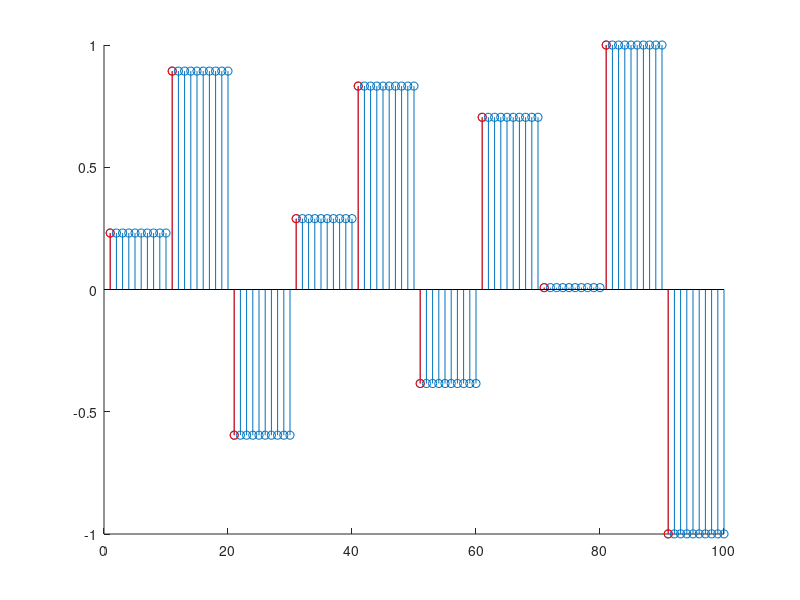

Here is the MATLAB script that generated this plot:
% code for the synchronisation engine for multiple samples per chip. The
% noise componenet has to be sorted out. Basically we need to determine if
% the way the noise component is calculated when there are multiple samples
% per chip present. This is important. The average power
figure;
clc;

clear;

initial_condition = 0.231;

SNR_dB = 8;
% 
samples = 10;
sequence_length = 10;
spreading_factor = 100;
% Pavg = 0.5;       % average power of a chaotic sequence.
% 
% bit_rate = 200; % 200 bits persecond;
% chip_rate = bit_rate * spreading_factor;
% sample_rate = chip_rate * samples;
% 
% fs = chip_rate * samples;
% 
% % Eb is the total energy of the signal divided by the number of bits:
% Etot = Pavg .* (sequence_length/fs);
% Eb = (Etot./sequence_length./spreading_factor);
% % and Ec is the total energy of the signal divided by the number of chips
% Ec = Etot./(sequence_length);
% SNR_lin = 10.^(SNR_dB/10);
% No = Eb/SNR_lin;
% sigma = No*fs/2;



%%%Tryadding the noise to the chaotic sequence first then samping it in the
%%%square wave fasion. See what that gives you.!!

initial = zeros(1,sequence_length-1);   % this one is just for comarison reasons only.

x = zeros(samples,sequence_length-1); % to get and exact sequence length
                                      % we want, matlab arrays start at 1
x(:,1)=initial_condition;   %initial condition
initial(1,1) = initial_condition;
for (ii = 1:sequence_length-1),
    x(:,ii+1) = 1- 2.* (x(:,ii).^2); %makes a matrix of dimentions(sample,sequencelength)  the coloums contain the same numbers
    
    initial(1,ii+1) = 1-2.*(initial(1,ii).^2);  % we make this array( equal to the unsampled value for the x chaotic sequence,
                                                %for the matter of calculating the error of the  decimated values and the original sequence

end;                                 
 
    

    y  = [x(:,1).'];        % get the first colum and make it into the first row
    
    for (jj  = 2:sequence_length),
        
        y = [y,x(:,jj).'];      %keep appending to this row to make the transmission vector.
        
    end;
    
    % sorting the noise --------------------------------

        SNR_dB = 0;
    noise_var = 0.5/(spreading_factor*samples)./(10^(SNR_dB/10));  % sorts out the noise variance
    
    for kk = 1:length(y),
       y_noisy(kk) = y(kk) + sqrt(noise_var)*randn;
    
    end;
    
   % stem(y_noisy,'r');
    hold on;
    stem(y);
    
    % just trying the decimator on the y we have :
    y_decimate = decimate (y,samples,'fir');
   
    axis = 1:samples:samples*(length(x));
    %stem(axis,y_decimate,'k');
    
   % stem(axis,initial,'r');
    
    error1 = (y_decimate-initial);
   % stem(error1,'r');
    
    y_downsample = downsample(y,samples);
    
    stem(axis, y_downsample ,'r');
     error2 = (y_downsample-initial);
    %stem(error2);
    
    
    
%     %% sorting the IUI
%     
% %     users = 1;
% % %ISI initial conditions
% % for kk = 1:users,
% %     chaotic_interference(kk) = randn;
% % end;
% % 
% %  % ---------------- ISI
% %         for kk = 1:users,
% %             chaotic_interference(kk) = 1 - 2*chaotic_interference(kk).^2;
% %         end;
% %         
% %         total_ISI = sum(chaotic_interference);
